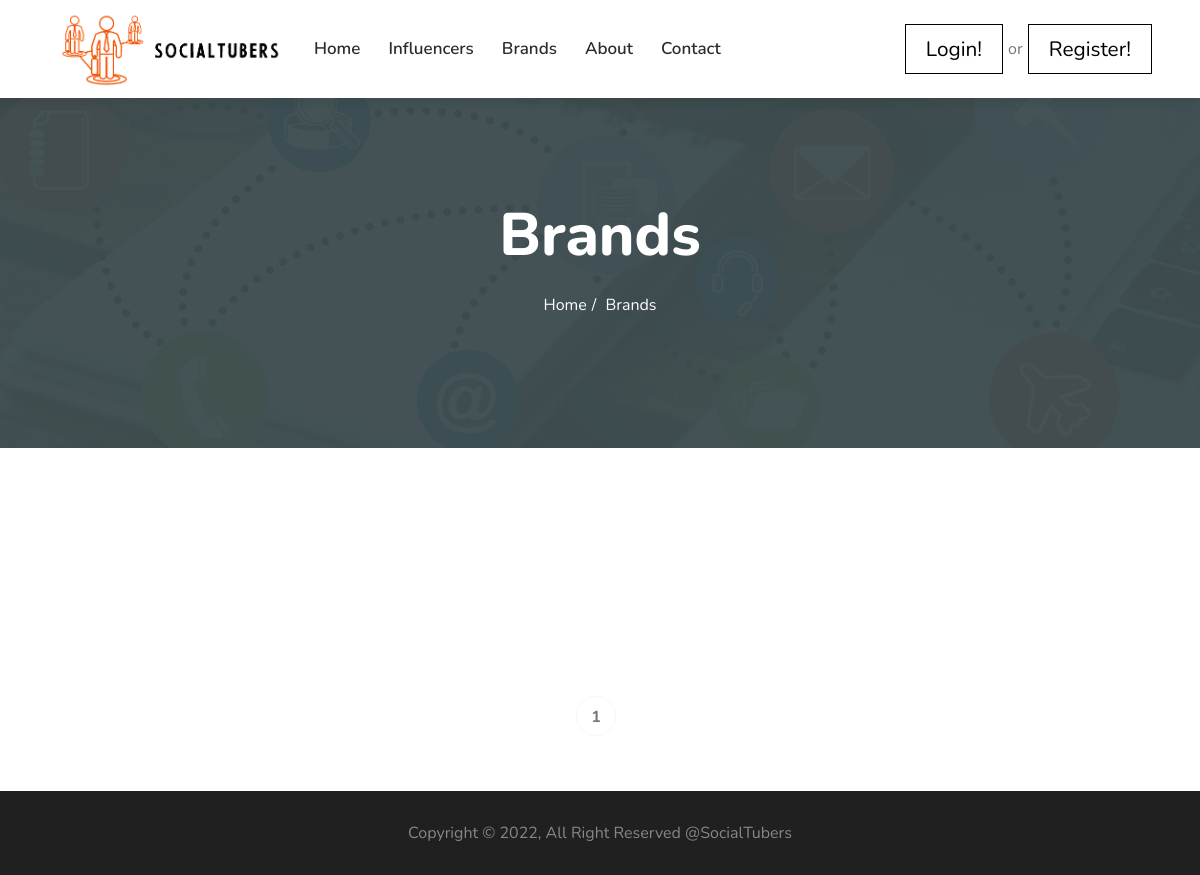
Page /accounts/brands/ on the earlier database version.
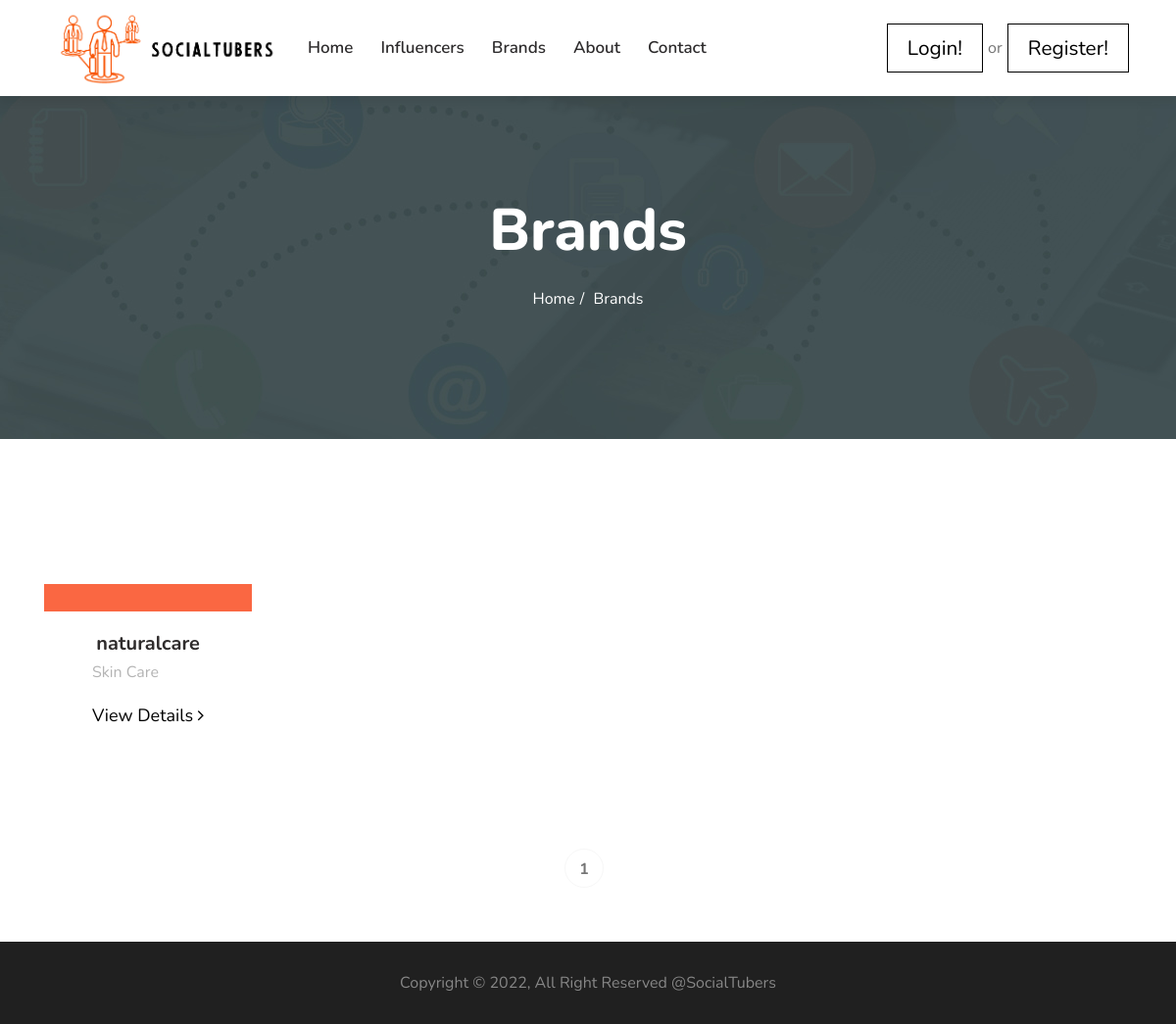
Same page on the later database version.
### accounts/models.py (models this page shows)
class Brand(models.Model):
    user = models.OneToOneField(User, on_delete=models.CASCADE, primary_key=True)
    category_type = models.CharField(max_length=100)
    brand_name = models.CharField(max_length=100)
    instagram_id = models.CharField(max_length=100)
    is_featured = models.BooleanField(default=False)
    short_description = models.CharField(max_length=255)
    profile_photo = models.ImageField(upload_to="brand_images/%Y/%m/")
    created_date = models.DateTimeField(default=datetime.now, blank=True)
    def __str__(self):
        return self.brand_name

### accounts/views.py (the view)
# urls.py: path("brands/", Brands, name="brands"),
def Brands(request):
    all_brands = Brand.objects.order_by("-created_date")
    paginator = Paginator(all_brands, 3)
    page = request.GET.get("page")
    try:
        brands = paginator.page(page)
    except PageNotAnInteger:
        brands = paginator.page(1)
    except EmptyPage:
        brands = paginator.page(all_brands.num_pages)
    data = {
        "all_brands": brands,
    }
    print(all_brands)
    return render(request, "accounts/brands/brands.html", data)

### templates/accounts/brands/brands.html (shortened to what this page needs)
{% extends "basefile.html" %}
{% load static %}
{% block content %}
<div id="banner-area" class="banner-area" style="background-image:url({% static 'images/banner/banner5.jpg' %})">
    <div class="container">
        <div class="row">
            <div class="col-sm-12">
                <div class="banner-heading">
                    <h1 class="banner-title">Brands</h1>
                    <ol class="breadcrumb">
                        <li>Home</li>
                        <li>Brands</li>
                    </ol>
                </div>
            </div>
        </div>
    </div>
</div>
        <section id="main-container" class="main-container">
            <div class="container">
                <div class="row pt-5">
                    {% for brand in all_brands %}
                    <div class="col-md-4 text-center">
                        <div class="tw-case-study-box" style="width: fit-content;height: auto;">
                            <div class="case-img study-bg-1">
                            </div>
                            <div class="casestudy-content">
                                <a href="#">
                                    <h4>{{ brand.brand_name }}</h4>
                                </a>
                                <p>{{ brand.category_type }}</p>
                                <a href="{% url 'brand_details' brand.user_id %}">
                                    <p style="font-size:18px;color:black">View Details
                                        <i class="fa fa-angle-right"></i>
                                    </p>
                                </a>
                            </div>
                        </div>
                    </div>
                    {% endfor %}
                </div>
            </div>
</section>
<div class="paging text-center">
    <ul class="pagination justify-content-center">
        <li><a href="#">{{all_brands.number}}</a></li>
    </ul>
</div>
{% endblock %}

Differences in the rows shown:
added Brand: brand_name "naturalcare", category_type "Skin Care"
